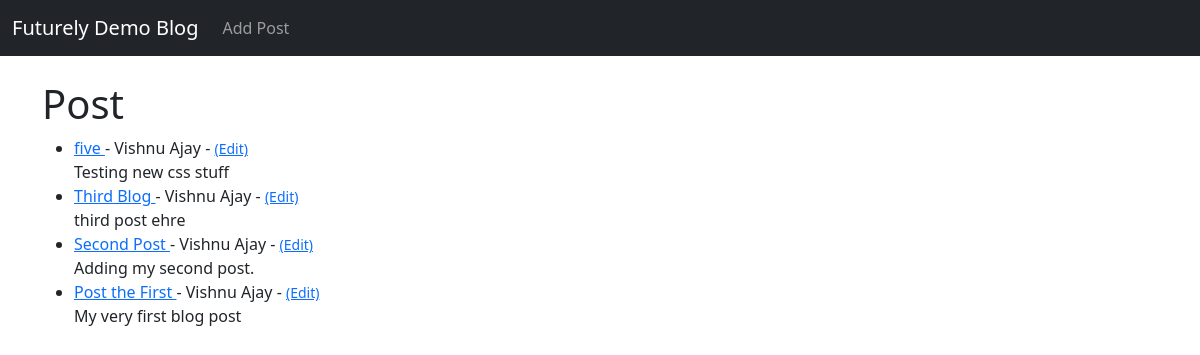
The app's page /, older data.
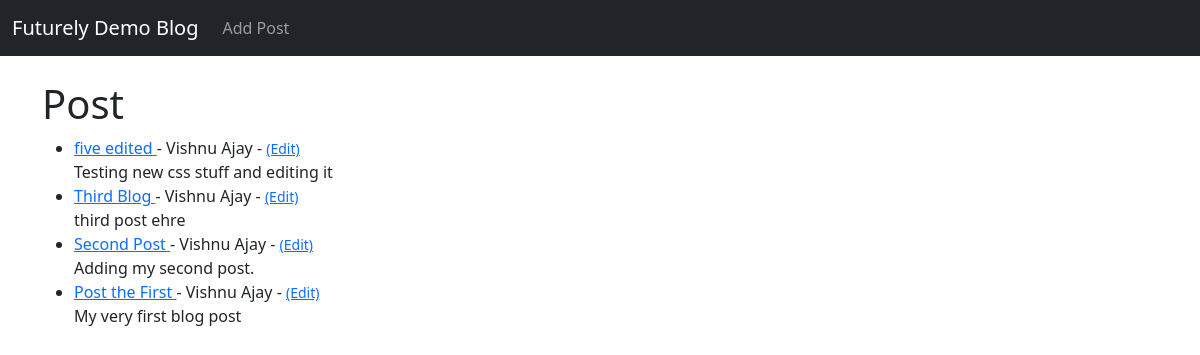
The same page, newer data.
### newBlog/models.py (models this page shows, shortened)
class Post(models.Model):
    title = models.CharField(max_length=255)
    title_tag = models.CharField(max_length=255)
    content = models.TextField()
    date_posted = models.DateTimeField(auto_now_add=True)
    author = models.ForeignKey(User, on_delete=models.CASCADE)

### newBlog/views.py (the view)
# urls.py: path('', HomeView.as_view(), name='home'),
class HomeView(ListView):
    model = Post
    template_name = 'home.html'
    ordering = ['-date_posted']

### newBlog/templates/home.html
{% extends 'base.html' %}
{% block content %}
<h1> Post </h1>
<ul>
{% for post in object_list %}
    <li>
        <a href="{% url 'article-detail' post.pk %}">{{ post.title }} </a>
        - {{ post.author.first_name }} {{ post.author.last_name}} - <small><a href="{% url 'update_post' post.pk %}"> (Edit) </a></small>
        <br/>
        {{ post.content }}
    </li>
{%endfor%}
</ul>
{% endblock %}

Row changes from the older to the newer data that the page shows:
changed Post: title "five" → "five edited"; content "Testing new css stuff" → "Testing new css stuff and editing it"
